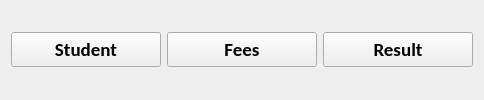
     <widget class="QWidget" name="header_widget" native="true">
      <property name="layoutDirection">
       <enum>Qt::LeftToRight</enum>
      </property>
      <layout class="QHBoxLayout" name="horizontalLayout_3">
       <item alignment="Qt::AlignRight">
        <widget class="QPushButton" name="btn_student">
         <property name="minimumSize">
          <size>
           <width>150</width>
           <height>35</height>
          </size>
         </property>
         <property name="font">
          <font>
           <family>Calibri</family>
           <pointsize>14</pointsize>
           <weight>75</weight>
           <bold>true</bold>
          </font>
         </property>
         <property name="text">
          <string>Student</string>
         </property>
         <property name="icon">
          <iconset resource="../resources.qrc">
           <normaloff>:/icons/assets/icons/user.png</normaloff>:/icons/assets/icons/user.png</iconset>
         </property>
         <property name="iconSize">
          <size>
           <width>32</width>
           <height>32</height>
          </size>
         </property>
        </widget>
       </item>
       <item alignment="Qt::AlignHCenter">
        <widget class="QPushButton" name="btn_fees">
         <property name="minimumSize">
          <size>
           <width>150</width>
           <height>35</height>
          </size>
         </property>
         <property name="font">
          <font>
           <family>Calibri</family>
           <pointsize>14</pointsize>
           <weight>75</weight>
           <bold>true</bold>
          </font>
         </property>
         <property name="text">
          <string>Fees</string>
         </property>
         <property name="icon">
          <iconset resource="../resources.qrc">
           <normaloff>:/icons/assets/icons/fee.png</normaloff>:/icons/assets/icons/fee.png</iconset>
         </property>
         <property name="iconSize">
          <size>
           <width>32</width>
           <height>32</height>
          </size>
         </property>
        </widget>
       </item>
       <item alignment="Qt::AlignLeft">
        <widget class="QPushButton" name="btn_results">
         <property name="minimumSize">
          <size>
           <width>150</width>
           <height>35</height>
          </size>
         </property>
         <property name="font">
          <font>
           <family>Calibri</family>
           <pointsize>14</pointsize>
           <weight>75</weight>
           <bold>true</bold>
          </font>
         </property>
         <property name="text">
          <string>Result</string>
         </property>
         <property name="icon">
          <iconset resource="../resources.qrc">
           <normaloff>:/icons/assets/icons/results.png</normaloff>:/icons/assets/icons/results.png</iconset>
         </property>
         <property name="iconSize">
          <size>
           <width>32</width>
           <height>32</height>
          </size>
         </property>
        </widget>
       </item>
      </layout>
     </widget>
